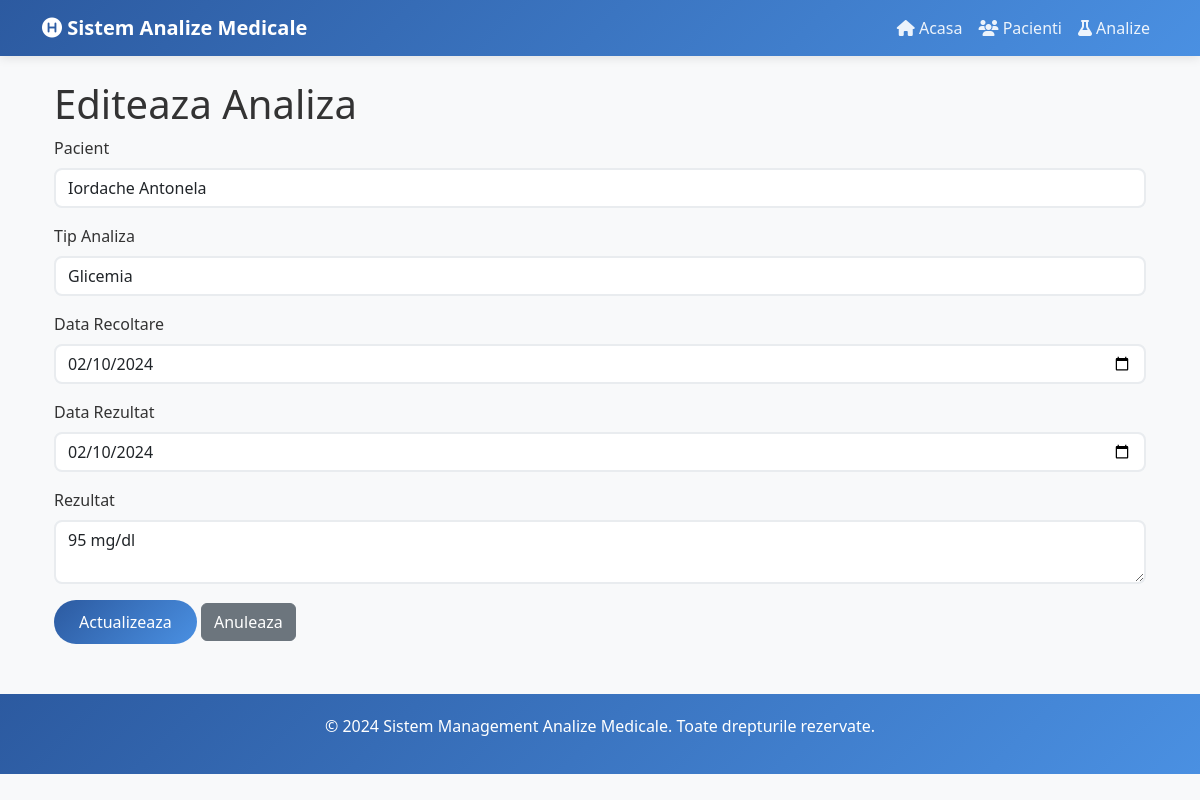
The page /analyses/edit/2 on the database its author committed.
### app.py (models this page shows, shortened)
class Analysis(db.Model):
    __tablename__ = 'analyses'
    id = db.Column(db.Integer, primary_key=True)
    patient_id = db.Column(db.Integer, db.ForeignKey('patients.id'), nullable=False, index=True)
    tip_analiza = db.Column(db.String(200), nullable=False, index=True)
    rezultat = db.Column(db.Text, nullable=False)
    valori_normale = db.Column(db.String(100))
    observatii = db.Column(db.Text)
    data_recoltare = db.Column(db.Date, nullable=False, index=True)
    data_rezultat = db.Column(db.Date, nullable=False, index=True)
    medic = db.Column(db.String(100))
    laborator = db.Column(db.String(100))
    created_at = db.Column(db.DateTime, default=datetime.utcnow, index=True)

class Patient(db.Model):
    __tablename__ = 'patients'
    id = db.Column(db.Integer, primary_key=True)
    nume = db.Column(db.String(100), nullable=False, index=True)
    prenume = db.Column(db.String(100), nullable=False, index=True)
    cnp = db.Column(db.String(13), unique=True, nullable=False, index=True)
    varsta = db.Column(db.Integer, nullable=False)
    sex = db.Column(db.String(1), nullable=False)  # M/F
    telefon = db.Column(db.String(20))
    adresa = db.Column(db.Text)
    created_at = db.Column(db.DateTime, default=datetime.utcnow, index=True)
    analyses = db.relationship('Analysis', backref='patient', lazy=True, cascade='all, delete-orphan')

### app.py (the view, shortened to what this page needs)
@app.route('/analyses/edit/<int:id>', methods=['GET', 'POST'])
def edit_analysis(id: int):
    analysis = Analysis.query.get_or_404(id)
    patients = Patient.query.order_by(Patient.nume).all()
    return render_template('analyses/edit.html', analysis=analysis, patients=patients)

### app.py (called while the page is built)
@app.context_processor
def utility_processor():
    def format_date(date_obj):
        if date_obj:
            return date_obj.strftime('%d.%m.%Y')
        return ''
    def format_datetime(datetime_obj):
        if datetime_obj:
            return datetime_obj.strftime('%d.%m.%Y %H:%M')
        return ''
    def get_age_group(age):
        if age < 18:
            return 'Copil'
        elif age < 65:
            return 'Adult'
        else:
            return 'Senior'
    return dict(
        format_date=format_date,
        format_datetime=format_datetime,
        get_age_group=get_age_group,
        current_year=datetime.now().year
    )

### templates/analyses/edit.html
{% extends "base.html" %}
{% block content %}
<div class="container">
    <h1>Editeaza Analiza</h1>
    <form method="POST">
        <div class="mb-3">
            <label for="patient_id" class="form-label">Pacient</label>
            <select class="form-control" name="patient_id" required>
                {% for patient in patients %}
                <option value="{{ patient.id }}" {% if patient.id == analysis.patient_id %}selected{% endif %}>
                    {{ patient.nume }} {{ patient.prenume }}
                </option>
                {% endfor %}
            </select>
        </div>
        <div class="mb-3">
            <label for="tip_analiza" class="form-label">Tip Analiza</label>
            <input type="text" class="form-control" name="tip_analiza" value="{{ analysis.tip_analiza }}" required>
        </div>
        <div class="mb-3">
            <label for="data_recoltare" class="form-label">Data Recoltare</label>
            <input type="date" class="form-control" name="data_recoltare"
                   value="{{ analysis.data_recoltare.strftime('%Y-%m-%d') if analysis.data_recoltare else '' }}" required>
        </div>
        <div class="mb-3">
            <label for="data_rezultat" class="form-label">Data Rezultat</label>
            <input type="date" class="form-control" name="data_rezultat"
                   value="{{ analysis.data_rezultat.strftime('%Y-%m-%d') if analysis.data_rezultat else '' }}" required>
        </div>
        <div class="mb-3">
            <label for="rezultat" class="form-label">Rezultat</label>
            <textarea class="form-control" name="rezultat" required>{{ analysis.rezultat }}</textarea>
        </div>
        <button type="submit" class="btn btn-primary">Actualizeaza</button>
        <a href="{{ url_for('analyses_list') }}" class="btn btn-secondary">Anuleaza</a>
    </form>
</div>
{% endblock %}

### templates/base.html (style rules this page uses)
:root { --primary-color: #2c5aa0; --secondary-color: #4a90e2; --accent-color: #e8f4f8; --success-color: #28a745; --danger-color: #dc3545; --warning-color: #ffc107; }
body { font-family: 'Segoe UI', Tahoma, Geneva, Verdana, sans-serif; background-color: #f8f9fa; color: #333; }
.btn-primary { background: linear-gradient(135deg, var(--primary-color), var(--secondary-color)); border: none; border-radius: 25px; padding: 10px 25px; transition: all 0.3s; }
.form-control, .form-select { border-radius: 8px; border: 2px solid #e9ecef; transition: border-color 0.3s; }

### rows shown on the page
Analysis: patient_id "Iordache Antonela", tip_analiza "Glicemia", data_recoltare "02/10/2024", data_rezultat "02/10/2024", rezultat "95 mg/dl"
